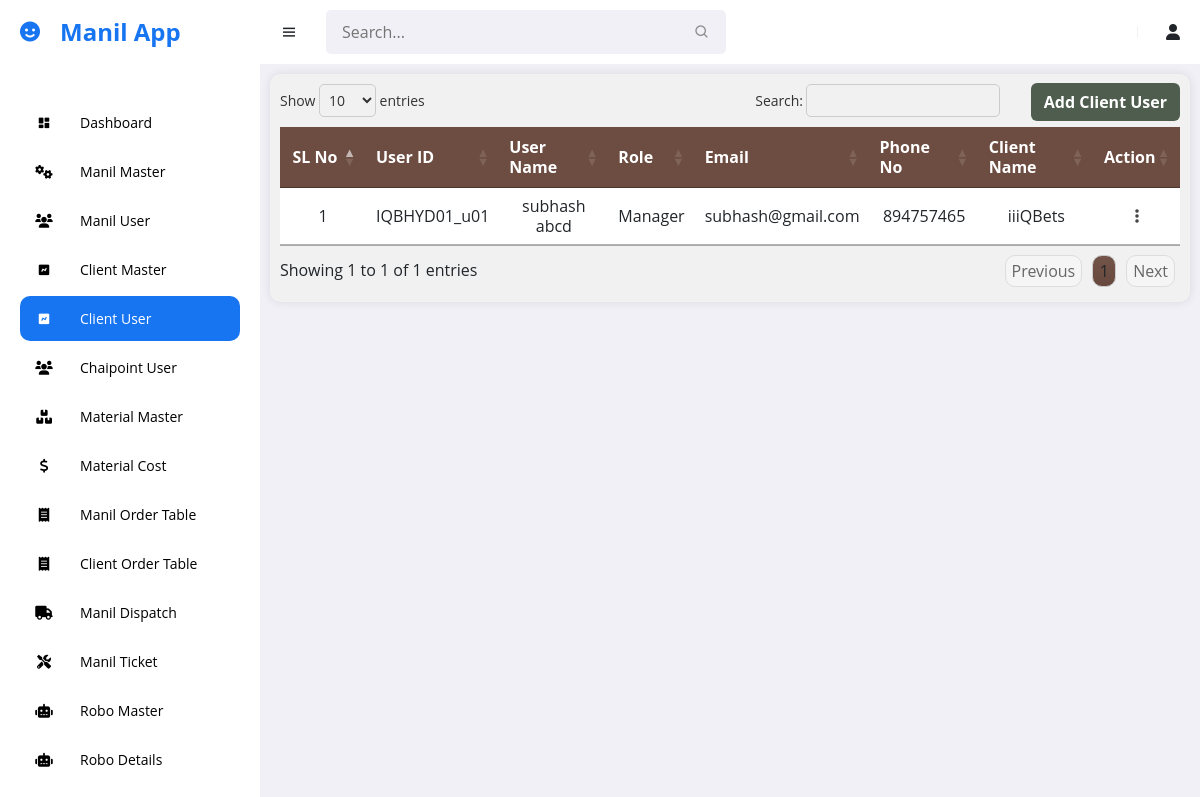
The page /manil/cust_user_master (signed in) on the database its author committed.
### manil_app/models.py (models this page shows, shortened)
class Client_user(models.Model):
    user_id = models.CharField(max_length=100, unique=True)
    first_name = models.CharField(max_length=30, null=True)
    last_name = models.CharField(max_length=30, null=True)
    client_id = models.CharField(max_length=100)
    client_name = models.CharField(max_length=255)
    role = models.CharField(max_length=50)
    email_id = models.EmailField(unique=True)
    phone_number = models.CharField(max_length=50)
    password = models.CharField(max_length=355, null=True)
    pwd_date = models.DateTimeField(null=True)
    reg_status = models.BooleanField(default=0)
    creation_date = models.DateTimeField()
    created_by = models.CharField(max_length=100)
    deletion_date = models.DateTimeField(blank=True, null=True)
    deleted_by = models.CharField(max_length=100, blank=True, null=True)

### manil_app/views.py (the view, shortened to what this page needs)
# urls.py: path('cust_user_master', cust_user_master, name='cust_user_master'),
def cust_user_master(request):
    user_id = request.session.get('user_id')
    data = Manil_User.objects.get(user_id=user_id)
    client_m = Client_Master.objects.all()
    com_user = Client_user.objects.all()
    context = {'data': data, 'client_m': client_m, 'com_user': com_user}
    return render(request, 'manil_temp/cust_user_master.html', context)

### templates/manil_temp/cust_user_master.html (shortened to what this page needs)
{% extends "manil_temp/base.html" %}
{% load static %}
{% block styles %}
    <link rel="stylesheet" type="text/css" href="https://cdn.datatables.net/1.11.5/css/jquery.dataTables.min.css">
    <link rel="stylesheet" href="{% static 'manil/css/cust_user_master.css' %}">
{% endblock styles %}
{% block content %}
<div class="container-fluid table-container display responsive wrap fade-in">
  <div class="d-flex align-items-center position-relative">
    <button type="button" class="btn btn-add"  data-bs-toggle="modal" data-bs-target="#cust_userModel">
      Add Client User
    </button>
  </div>
    <div class="table-responsive">
      <table class="table" id="form-data-table">
        <thead>
          <tr>
            <th scope="col">SL No</th>
            <th scope="col">User ID</th>
            <th scope="col">User Name</th>
            <th scope="col">Role</th>
            <th scope="col">Email</th>
            <th scope="col">Phone No</th>
            <th scope="col">Client Name</th>
            <th scope="col">Action</th>
          </tr>
        </thead>
        <tbody>
          {% for i in com_user %}
          <tr>
            <td>{{ forloop.counter }}</td>
            <td>{{i.user_id}}</td>
            <td>{{i.first_name}} {{i.last_name}}</td>
            <td>{{i.role}}</td>
            <td>{{i.email_id}}</td>
            <td>{{i.phone_number}}</td>
            <td>{{i.client_name}}</td>
            <td>
              <div class="dropdown">
                <button class="btn btn-secondary dropdown-toggle" type="button" id="actionMenu" data-bs-toggle="dropdown" aria-expanded="false">
                  <i class="fas fa-ellipsis-v"></i>
                </button>
              </div>
            </td>
          </tr>
          {% endfor %}
        </tbody>
      </table>
    </div>
</div>
{% endblock content %}

### static/manil/css/cust_user_master.css (style rules this page uses)
.btn-add { background-color: #4e5d4e; font-weight: bold; color: #fff; position: absolute; margin-top: 35px; right: 0; z-index: 10; }
.table-container { background-color: #f1f1f1; border-radius: 10px; padding: 10px; box-shadow: 0 0 10px rgba(0, 0, 0, 0.1); }
.table-responsive { overflow-x: auto; overflow-y: hidden; -webkit-overflow-scrolling: touch; }
.table { overflow-x: auto; width: auto; border-collapse: collapse; }
.table thead th { position: sticky; top: 0; z-index: 1; background-color: #6d4c41; color: #ffffff; border-bottom: 2px solid #dee2e6; }
.table th, .table td { text-align: center; vertical-align: middle; padding: 2px 5px; line-height: 20px; }
.fade-in { animation: fadeIn 0.5s ease-in-out; }
.dropdown-toggle::after { display: none; }
.dropdown-toggle { color: #454545; border: none; background-color: transparent; }
.table th:nth-child(1), .table td:nth-child(1), .table th:nth-child(8), .table td:nth-child(8) { width: 50px; max-width: 50px; text-align: center; }
th:nth-child(8) { pointer-events: none; }

### templates/manil_temp/base.html (style rules this page uses)
* { font-family: 'Open Sans', sans-serif; margin: 0; padding: 0; box-sizing: border-box; }
:root { --grey: #F1F0F6; --dark-grey: #8D8D8D; --light: #fff; --dark: #000; --green: #81D43A; --light-green: #E3FFCB; --blue: #1775F1; --light-blue: #D0E4FF; --dark-blue: #0C5FCD; --red: #FC3B56; }
body { background-color: var(--grey); }

### rows shown on the page
Client_user: user_id "IQBHYD01_u01", first_name "subhash", last_name "abcd", role "Manager", email_id "subhash@gmail.com", phone_number "894757465", client_name "iiiQBets"
